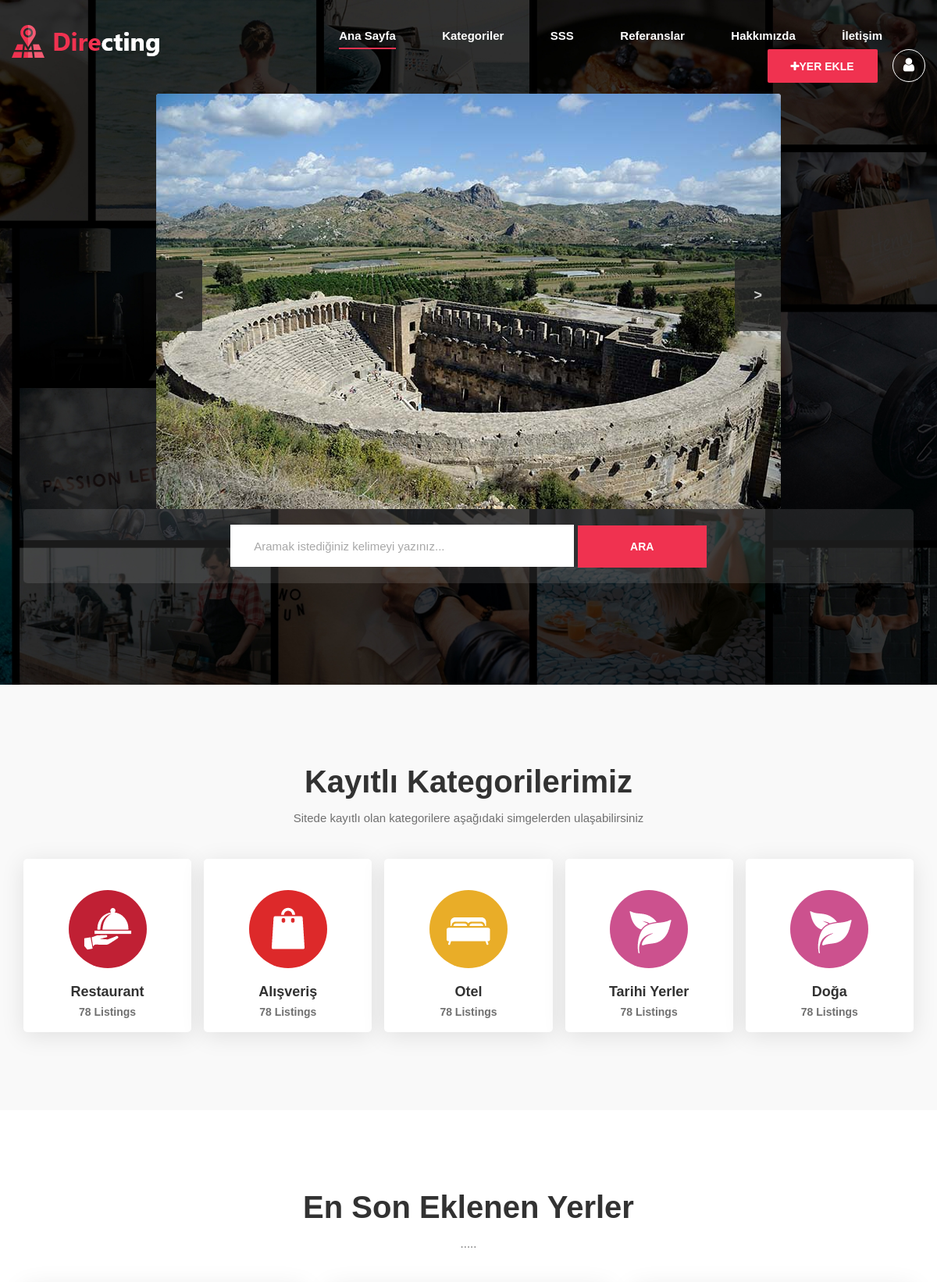
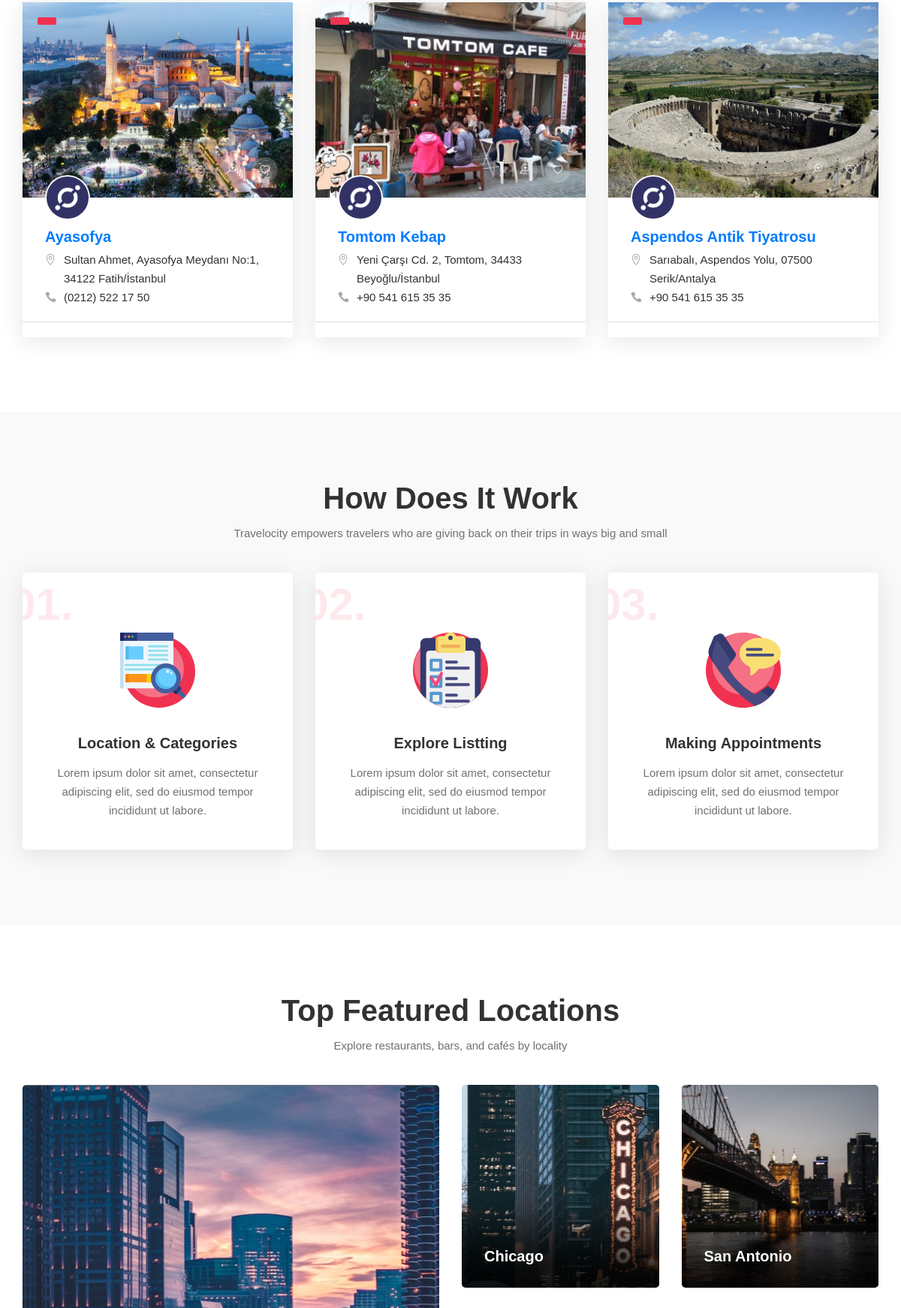
The page / (upper part) on the database its author committed (2 pictures, top to bottom).
### place/models.py (models this page shows, shortened)
class Place(models.Model):
    STATUS = (
        ('True', 'Evet'),
        ('False', 'Hayır'),
    )
    category = models.ForeignKey(Category, on_delete=models.CASCADE)
    user = models.ForeignKey(User, on_delete=models.CASCADE)  # sonradan ekledim
    title = models.CharField(max_length=255)
    keywords = models.CharField(max_length=255)
    description = models.CharField(max_length=255)
    image = models.ImageField(blank=True, upload_to='placeimages/')
    detail = RichTextUploadingField()
    slug = models.SlugField(null=False, unique=True)
    sehir = models.ForeignKey(Sehir, on_delete=models.CASCADE, blank=True, null=True)
    ulke = models.ForeignKey(Ulke, on_delete=models.CASCADE, blank=True, null=True)
    adres = models.CharField(max_length=255, blank=True)
    telefon = models.CharField(max_length=255, blank=True)
    email = models.CharField(blank=True, max_length=255)
    facebook = models.CharField(blank=True, max_length=255)
    twitter = models.CharField(blank=True, max_length=255)
    instagram = models.CharField(blank=True, max_length=255)
    status = models.CharField(max_length=10, choices=STATUS)
    create_at = models.DateTimeField(auto_now_add=True)
    update_at = models.DateTimeField(auto_now=True)
    def image_tag(self):
        return mark_safe('<img src="{}" height="50"/>'.format(self.image.url))
    image_tag.short_description = 'Image'

class Category(models.Model):
    STATUS = (
        ('True', 'Evet'),
        ('False', 'Hayır'),
    )
    title = models.CharField(max_length=255)
    keywords = models.CharField(max_length=255)
    description = models.CharField(max_length=255)
    image = models.ImageField(blank=True, upload_to='catimages/')
    status = models.CharField(max_length=10, choices=STATUS)
    slug = models.SlugField(null=False, unique=True)
    parent = models.ForeignKey('self',blank=True, null=True, related_name='children', on_delete=models.CASCADE)
    create_at = models.DateTimeField(auto_now_add=True)
    update_at = models.DateTimeField(auto_now=True)
    def image_tag(self):
        return mark_safe('<img src="{}" height="50"/>'.format(self.image.url))
    image_tag.short_description = 'Image'

### home/views.py (the view)
# urls.py: path('', views.index, name='index'),
def index(request):
    setting = Setting.objects.get(pk=1)
    sliderdata = Place.objects.all()[:3]
    category = Category.objects.all()
    places = Place.objects.all().order_by('-id')[:12]
    context = {'setting': setting,
               'category': category,
               'page': 'home',
               'sliderdata': sliderdata,
               'places': places
               }
    return render(request, 'index.html', context)

### home/templates/index.html (shortened to what this page needs)
{% extends "homebase.html"%}
{% block content %}
    {% include "content.html" %}
{% endblock %}

### home/templates/content.html (shortened to what this page needs)
    {% load static %}
    <section class="hero set-bg" data-setbg="{% static 'img/hero/hero-bg.jpg'%}">
        <div class="container">
            <div class="row">
                <div class="col-lg-12">
                    <div id="slider">
                        <a href="#" class="control_next">></a>
                        <a href="#" class="control_prev"><</a>
                        <ul>
                            {% for rs in sliderdata %}
                            <li><img src="{{ rs.image.url }}" alt="{{ rs.title }}"></li>
                            {% endfor %}
                        </ul>
                    </div>
                    <div class="hero__search__form">
                        <form action="/search/" method="post">
                            <input type="text" placeholder="Aramak istediğiniz kelimeyi yazınız..." name="query" id="query">
                            <button type="submit">Ara</button>
                        </form>
                    </div>
                </div>
            </div>
        </div>
    </section>
    <section class="categories spad">
        <div class="container">
            <div class="row">
                <div class="col-lg-12">
                    <div class="section-title">
                        <h2>Kayıtlı Kategorilerimiz</h2>
                        <p>Sitede kayıtlı olan kategorilere aşağıdaki simgelerden ulaşabilirsiniz</p>
                    </div>
                    <div class="categories__item__list">
                        {% for rs in category %}
                        <a href="/category/{{ rs.id }}/{{ rs.slug }}">
                        <div class="categories__item">
                            <img src="{{ rs.image.url }}" alt="">
                            <h5>{{ rs.title }}</h5>
                            <span>78 Listings</span>
                        </div>
                        </a>
                        {% endfor %}
                    </div>
                </div>
            </div>
        </div>
    </section>
    <section class="most-search spad">
        <div class="container">
            <div class="row">
                <div class="col-lg-12">
                    <div class="section-title">
                        <h2>En Son Eklenen Yerler</h2>
                        <p>.....</p>
                    </div>
                </div>
            </div>
            <div class="row">
                <div class="col-lg-12">
                    <div class="tab-content">
                        <div class="tab-pane active" id="tabs-1" role="tabpanel">
                            <div class="row">
                                {% for rs in places %}
                                <div class="col-lg-4 col-md-6">
                                    <div class="listing__item">
                                        <div class="listing__item__pic set-bg" data-setbg="{{ rs.image.url }}">
                                            <img src="{% static 'img/listing/list_icon-1.png'%}" alt="">
                                            <div class="listing__item__pic__tag">{{categoryData.title}}</div>
                                            <div class="listing__item__pic__btns">
                                                <a href="/place/{{ rs.id }}/{{ rs.slug }}"><span class="icon_zoom-in_alt"></span></a>
                                                <a href="#"><span class="icon_heart_alt"></span></a>
                                            </div>
                                        </div>
                                        <div class="listing__item__text">
                                            <div class="listing__item__text__inside">
                                                <h5><a href="/place/{{ rs.id }}/{{ rs.slug }}">
                                                    {{ rs.title }} </a></h5>
                                                <ul>
                                                    <li><span class="icon_pin_alt"></span> {{ rs.adres }}</li>
                                                    <li><span class="icon_phone"></span> {{ rs.telefon }}</li>
                                                </ul>
                                            </div>
                                            <div class="listing__item__text__info">
                                            </div>
                                        </div>
                                    </div>
                                </div>
                                {% endfor %}
                            </div>
                        </div>
                    </div>
                </div>
            </div>
        </div>
    </section>
    <section class="work spad">
        <div class="container">
            <div class="row">
                <div class="col-lg-12">
                    <div class="section-title">
                        <h2>How Does It Work</h2>
                        <p>Travelocity empowers travelers who are giving back on their trips in ways big and small</p>
                    </div>
                </div>
            </div>
            <div class="row">
                <div class="col-lg-4 col-md-6">
                    <div class="work__item">
                        <div class="work__item__number">01.</div>
                        <img src="{% static 'img/work/work-1.png'%}" alt="">
                        <h5>Location & Categories</h5>
                        <p>Lorem ipsum dolor sit amet, consectetur adipiscing elit, sed do eiusmod tempor incididunt ut
                            labore.</p>
                    </div>
                </div>
                <div class="col-lg-4 col-md-6">
                    <div class="work__item">
                        <div class="work__item__number">02.</div>
                        <img src="{% static 'img/work/work-2.png'%}" alt="">
                        <h5>Explore Listting</h5>
                        <p>Lorem ipsum dolor sit amet, consectetur adipiscing elit, sed do eiusmod tempor incididunt ut
                            labore.</p>
                    </div>
                </div>
                <div class="col-lg-4 col-md-6">
                    <div class="work__item">
                        <div class="work__item__number">03.</div>
                        <img src="{% static 'img/work/work-3.png'%}" alt="">
                        <h5>Making Appointments</h5>
                        <p>Lorem ipsum dolor sit amet, consectetur adipiscing elit, sed do eiusmod tempor incididunt ut
                            labore.</p>
                    </div>
                </div>
            </div>
        </div>
    </section>
    <section class="feature-location spad">
        <div class="container">
            <div class="row">
                <div class="col-lg-12">
                    <div class="section-title">
                        <h2>Top Featured Locations</h2>
                        <p>Explore restaurants, bars, and cafés by locality</p>
                    </div>
                </div>
            </div>
            <div class="row">
                <div class="col-lg-6">
                    <a href="#" class="feature__location__item large-item set-bg"
                        data-setbg="{% static 'img/feature-location/fl-1.jpg'%}">
                    </a>
                </div>
                <div class="col-lg-6">
                    <div class="row">
                        <div class="col-lg-6 col-md-6">
                            <a href="#" class="feature__location__item set-bg"
                                data-setbg="{% static 'img/feature-location/fl-2.jpg'%}">
                                <div class="feature__location__item__text">
                                    <h5>Chicago</h5>
                                </div>
                            </a>
                        </div>
                        <div class="col-lg-6 col-md-6">
                            <a href="#" class="feature__location__item set-bg"
                                data-setbg="{% static 'img/feature-location/fl-3.jpg'%}">
                                <div class="feature__location__item__text">
                                    <h5>San Antonio</h5>
                                </div>
                            </a>
                        </div>
                    </div>
                </div>
            </div>
        </div>
    </section>

### home/static/css/slider.css (style rules this page uses)
#slider { position: relative; overflow: hidden; margin: 20px auto 0 auto; border-radius: 4px; }
#slider ul { position: relative; margin: 0; padding: 0; height: 200px; list-style: none; }
#slider ul li { position: relative; display: block; float: left; margin: 0; padding: 0; width: 800px; height: 532px; background: #ccc; text-align: center; line-height: 300px; }
a.control_prev, a.control_next { position: absolute; top: 40%; z-index: 999; display: block; padding: 4% 3%; width: auto; height: auto; background: #2a2a2a; color: #fff; text-decoration: none; font-weight: 600; font-size: 18px; opacity: 0.8; cursor: pointer; }
a.control_prev { border-radius: 0 2px 2px 0; }
a.control_next { right: 0; border-radius: 2px 0 0 2px; }

### rows shown on the page
Place: image (picture), shows a picture, title "Aspendos Antik Tiyatrosu", adres "Sarıabalı, Aspendos Yolu, 07500 Serik/Antalya", telefon "+90 541 615 35 35"
Category: image (picture), title "Restaurant"
Category: image (picture), title "Alışveriş"
Category: image (picture), title "Otel"
Category: image (picture), title "Tarihi Yerler"
Category: image (picture), title "Doğa"
Place: shows a picture, title "Ayasofya", adres "Sultan Ahmet, Ayasofya Meydanı No:1, 34122 Fatih/İstanbul", telefon "(0212) 522 17 50"
Place: shows a picture, title "Tomtom Kebap", adres "Yeni Çarşı Cd. 2, Tomtom, 34433 Beyoğlu/İstanbul", telefon "+90 541 615 35 35"
